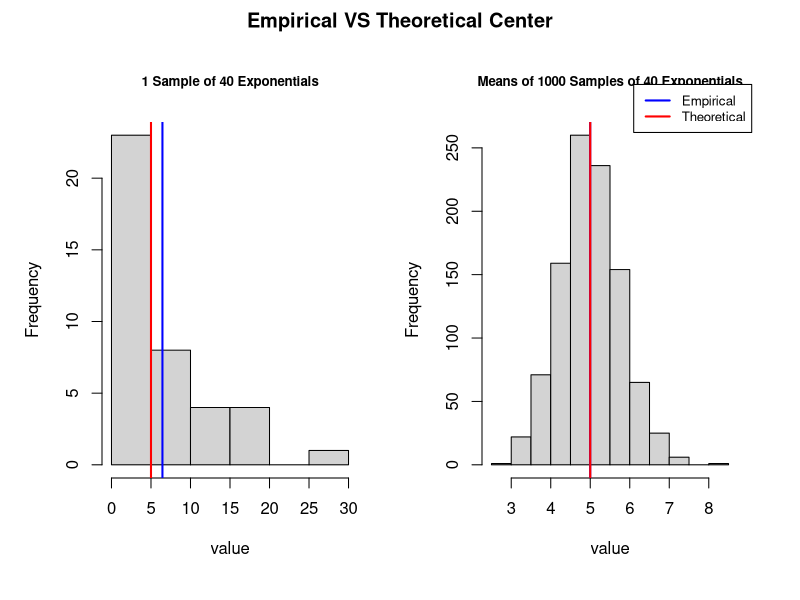
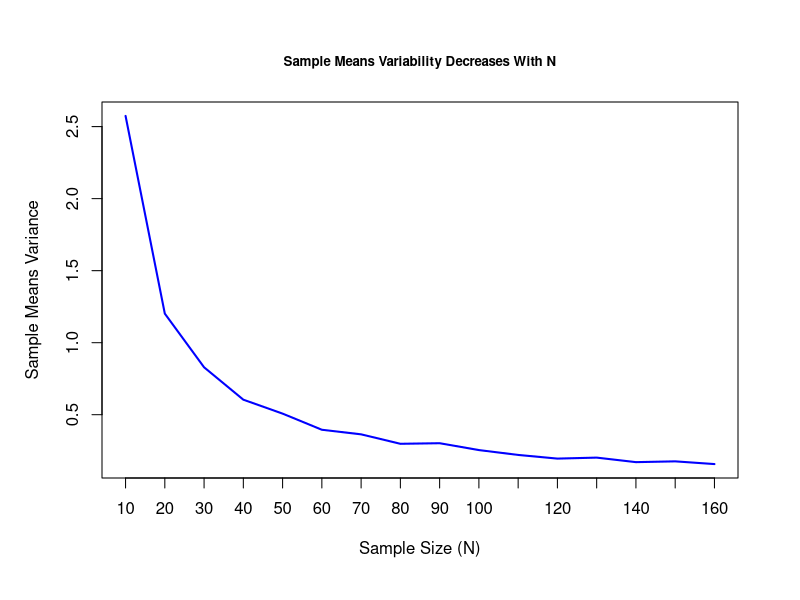
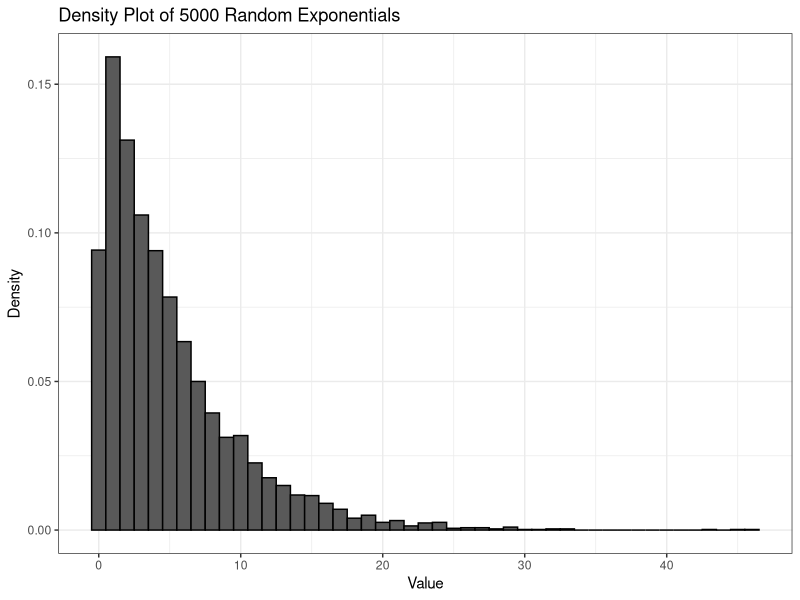
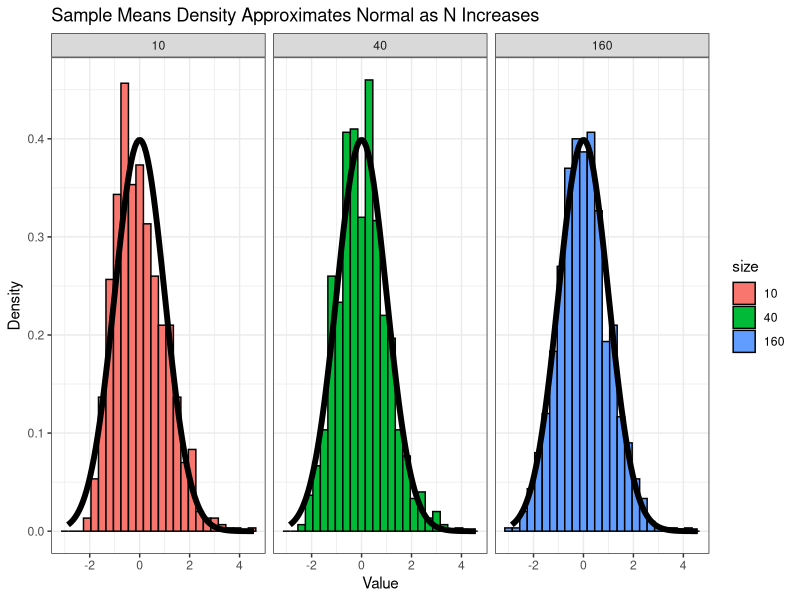

Here is the R script that generated these plots, in order:
## ---- chunk 1
nosim <- 1000
lambda <- 0.2
expectedValue <- 1/lambda
standardDev <- 1/lambda

SampleMeans <-numeric()

for (i in 1:1000){
        aSample <- rexp(40,lambda)
        temp <- (mean(aSample))
        SampleMeans <- c(SampleMeans, temp)
}

## ---- chunk 2
#Show where the distribution is centered at and compare it to the theoretical center of the distribution.

oneSample <- rexp(40,lambda)

par(mfrow=c(1,2),oma=c(1,1,2,1), xpd=FALSE)
hist(oneSample,
     main="1 Sample of 40 Exponentials", cex.main=.8,
     xlab="value",
     col="lightgray")
abline(v=mean(oneSample),col="blue",lwd=2)
abline(v=expectedValue,col="red",lwd=2)
hist(SampleMeans,
     main="Means of 1000 Samples of 40 Exponentials", cex.main=.8,
     xlab="value",
     col="lightgray")
abline(v=mean(SampleMeans),col="blue",lwd=2)
abline(v=expectedValue,col="red",lwd=2)
title(main="Empirical VS Theoretical Center", outer=TRUE)
par(xpd=TRUE)
legend(6.1,300,
       c("Empirical","Theoretical"),
       lty=c(1,1),
       lwd=c(2,2),
       col=c("blue","red"),
       cex=.8)
## ---- chunk 3
SampleMeans2 <-numeric()

for (n in seq(from=10,to=160,by=10)){
    for (i in 1:1000){
        aSample <- rexp(n,lambda)
        temp <- (mean(aSample))
        SampleMeans2 <- c(SampleMeans2, temp)
    }
}

MatrixMeans <- matrix(SampleMeans2, nrow=1000,ncol=16)
## ---- chunk 4
#Show how variable it is and compare it to the theoretical variance of the distribution.
variances <- apply(MatrixMeans,2,var)
par(mfrow=c(1,1),oma=c(1,1,1,1), xpd=FALSE)
plot(variances,type="l", col="blue",lwd=2,
     xlab="Sample Size (N)",
     ylab="Sample Means Variance",
     main="Sample Means Variability Decreases With N",cex.main=.8,
     xaxt="n")
axis(1, at=1:16,labels=seq(10,160,by=10))
## ---- chunk 5
data.frame(Empirical=var(SampleMeans),Theoretical=((1/lambda)^2/40))
## ---- chunk 6
library(ggplot2)
dat0 <- data.frame(
    x = rexp(5000,lambda))
a <- ggplot(dat0, aes(x=x))+geom_histogram(binwidth=1,colour="black",aes(y= ..density.. ))
a <- a + 
    labs(x="Value",y="Density")+
    labs(title="Density Plot of 5000 Random Exponentials")+
    theme_bw()
print(a)
## ---- chunk 7
#Show that the distribution is approximately normal.
nosim <- 1000
cfunc <- function(x, n) sqrt(n) * (mean(x) - expectedValue) / standardDev #zero the mean and scale
dat <- data.frame(
    x = c(apply(matrix(MatrixMeans[,1]), 1, cfunc, 10),
          apply(matrix(MatrixMeans[,4]), 1, cfunc, 40),
          apply(matrix(MatrixMeans[,16]), 1, cfunc, 160)
    ),
    size = factor(rep(c(10, 40, 160), rep(nosim, 3))))
g <- ggplot(dat, aes(x = x, fill = size)) + geom_histogram(binwidth=.3,colour = "black", aes(y = ..density..)) 
g <- g + stat_function(fun = dnorm, size = 2)
g + facet_grid(. ~ size) + 
    labs(x="Value",y="Density")+
    labs(title="Sample Means Density Approximates Normal as N Increases")+
    theme_bw()
